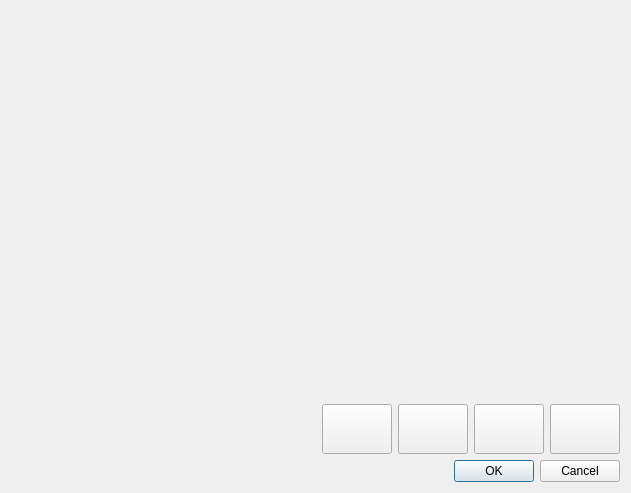
<?xml version="1.0" encoding="UTF-8"?>
<ui version="4.0">
 <class>LayoutDialog</class>
 <widget class="QDialog" name="LayoutDialog">
  <property name="geometry">
   <rect>
    <x>0</x>
    <y>0</y>
    <width>631</width>
    <height>493</height>
   </rect>
  </property>
  <property name="windowTitle">
   <string>Layout</string>
  </property>
  <layout class="QVBoxLayout" name="verticalLayout">
   <item>
    <widget class="QWidget" name="layout" native="true">
     <layout class="QGridLayout" name="gridLayout">
      <property name="leftMargin">
       <number>0</number>
      </property>
      <property name="topMargin">
       <number>0</number>
      </property>
      <property name="rightMargin">
       <number>0</number>
      </property>
      <property name="bottomMargin">
       <number>0</number>
      </property>
      <property name="spacing">
       <number>1</number>
      </property>
     </layout>
    </widget>
   </item>
   <item>
    <layout class="QHBoxLayout" name="horizontalLayout">
     <item>
      <spacer name="horizontalSpacer">
       <property name="orientation">
        <enum>Qt::Horizontal</enum>
       </property>
       <property name="sizeHint" stdset="0">
        <size>
         <width>40</width>
         <height>20</height>
        </size>
       </property>
      </spacer>
     </item>
     <item>
      <widget class="QToolButton" name="layout_1">
       <property name="minimumSize">
        <size>
         <width>70</width>
         <height>50</height>
        </size>
       </property>
       <property name="maximumSize">
        <size>
         <width>70</width>
         <height>50</height>
        </size>
       </property>
       <property name="text">
        <string/>
       </property>
       <property name="iconSize">
        <size>
         <width>60</width>
         <height>40</height>
        </size>
       </property>
      </widget>
     </item>
     <item>
      <widget class="QToolButton" name="layout_4">
       <property name="minimumSize">
        <size>
         <width>70</width>
         <height>50</height>
        </size>
       </property>
       <property name="maximumSize">
        <size>
         <width>70</width>
         <height>50</height>
        </size>
       </property>
       <property name="text">
        <string/>
       </property>
       <property name="iconSize">
        <size>
         <width>60</width>
         <height>40</height>
        </size>
       </property>
      </widget>
     </item>
     <item>
      <widget class="QToolButton" name="layout_9">
       <property name="minimumSize">
        <size>
         <width>70</width>
         <height>50</height>
        </size>
       </property>
       <property name="maximumSize">
        <size>
         <width>70</width>
         <height>50</height>
        </size>
       </property>
       <property name="text">
        <string/>
       </property>
       <property name="iconSize">
        <size>
         <width>60</width>
         <height>40</height>
        </size>
       </property>
      </widget>
     </item>
     <item>
      <widget class="QToolButton" name="layout_custom">
       <property name="minimumSize">
        <size>
         <width>70</width>
         <height>50</height>
        </size>
       </property>
       <property name="maximumSize">
        <size>
         <width>70</width>
         <height>50</height>
        </size>
       </property>
       <property name="text">
        <string/>
       </property>
       <property name="iconSize">
        <size>
         <width>60</width>
         <height>40</height>
        </size>
       </property>
      </widget>
     </item>
    </layout>
   </item>
   <item>
    <widget class="QDialogButtonBox" name="buttonBox">
     <property name="orientation">
      <enum>Qt::Horizontal</enum>
     </property>
     <property name="standardButtons">
      <set>QDialogButtonBox::Cancel|QDialogButtonBox::Ok</set>
     </property>
     <property name="centerButtons">
      <bool>false</bool>
     </property>
    </widget>
   </item>
  </layout>
 </widget>
 <resources/>
 <connections>
  <connection>
   <sender>buttonBox</sender>
   <signal>accepted()</signal>
   <receiver>LayoutDialog</receiver>
   <slot>accept()</slot>
   <hints>
    <hint type="sourcelabel">
     <x>248</x>
     <y>254</y>
    </hint>
    <hint type="destinationlabel">
     <x>157</x>
     <y>274</y>
    </hint>
   </hints>
  </connection>
  <connection>
   <sender>buttonBox</sender>
   <signal>rejected()</signal>
   <receiver>LayoutDialog</receiver>
   <slot>reject()</slot>
   <hints>
    <hint type="sourcelabel">
     <x>316</x>
     <y>260</y>
    </hint>
    <hint type="destinationlabel">
     <x>286</x>
     <y>274</y>
    </hint>
   </hints>
  </connection>
 </connections>
</ui>
